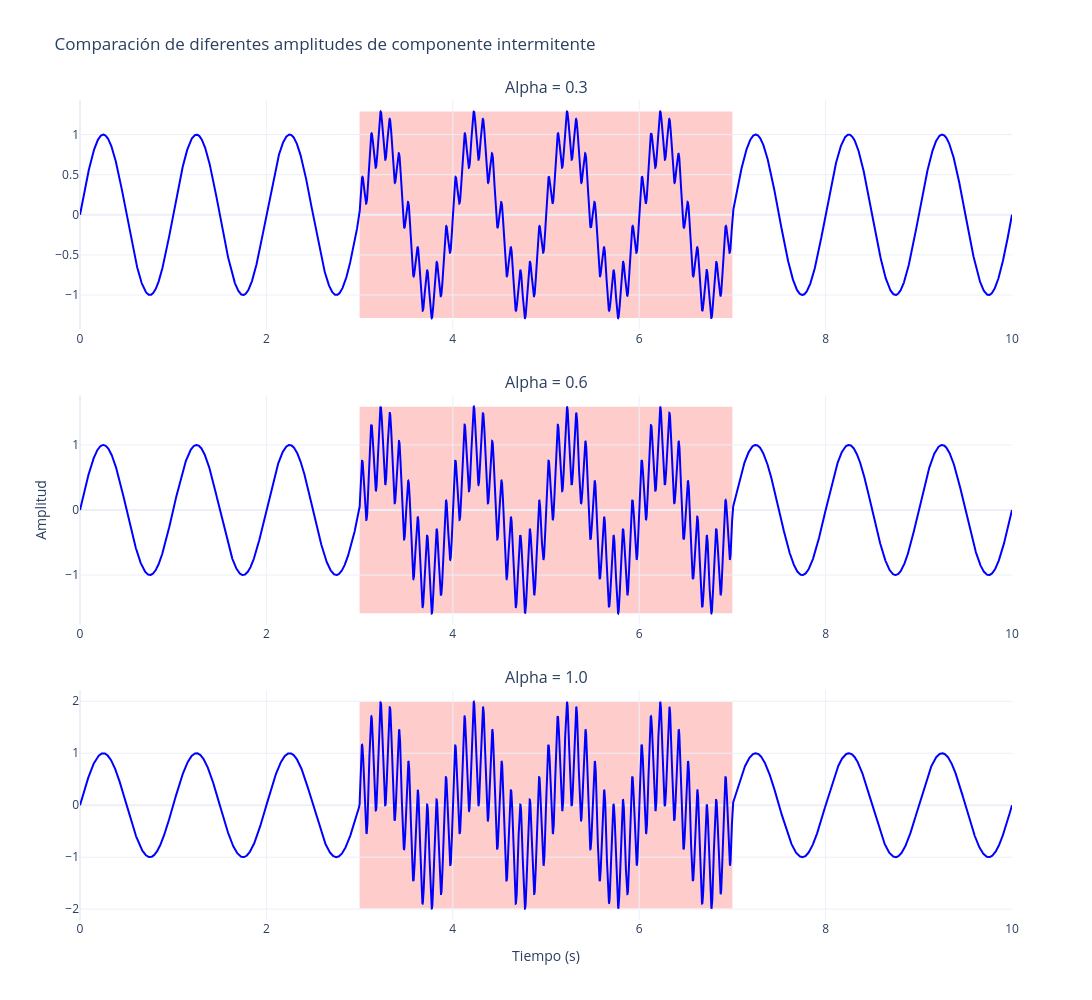

The code cell stored with this chart in its notebook:
### Code cell
# Ejemplo 3: Comparación de diferentes amplitudes de la componente intermitente
# Ejemplo 3: Comparación de diferentes amplitudes de la componente intermitente
fig = make_subplots(
    rows=3,
    cols=1,
    subplot_titles=["Alpha = 0.3", "Alpha = 0.6", "Alpha = 1.0"],
    vertical_spacing=0.08,
)

alphas = [0.3, 0.6, 1.0]
for idx, alpha in enumerate(alphas):
    t, señal = generate_mode_mixing_signal(
        f_low=1.0,
        f_high=10.0,
        alpha=alpha,
        t1=3.0,
        t2=7.0,
        duracion=10.0,
        frecuencia_muestreo=1000.0
    )
    
    # Añadir región sombreada
    fig.add_shape(
        type="rect",
        x0=3.0,
        x1=7.0,
        y0=min(señal),
        y1=max(señal),
        fillcolor="red",
        opacity=0.2,
        layer="below",
        line_width=0,
        row=idx + 1,
        col=1,
    )
    
    # Añadir la señal
    fig.add_trace(
        go.Scatter(
            x=t,
            y=señal,
            mode="lines",
            name=f"Alpha = {alpha}",
            line=dict(color="blue"),
            showlegend=False,
        ),
        row=idx + 1,
        col=1,
    )

fig.update_xaxes(title_text="Tiempo (s)", row=3, col=1)
fig.update_yaxes(title_text="Amplitud", row=2, col=1)

fig.update_layout(
    title_text="Comparación de diferentes amplitudes de componente intermitente",
    height=1000,
    width=1200,
    template="plotly_white",
    hovermode="x unified",
)

fig.show()

### Figure 1 — Plotly figure (JSON) as saved in the notebook; plotly's stock layout.template omitted (floating-point values rounded to 4 significant figures; data arrays with more than 128 entries replaced by an {"elided": "..."} marker saying what was removed)
{"data": [{"line": {"color": "blue"}, "mode": "lines", "name": "Alpha = 0.3", "showlegend": false, "type": "scatter", "x": {"elided": "10000 float values"}, "xaxis": "x", "y": {"elided": "10000 float values"}, "yaxis": "y"}, {"line": {"color": "blue"}, "mode": "lines", "name": "Alpha = 0.6", "showlegend": false, "type": "scatter", "x": {"elided": "10000 float values"}, "xaxis": "x2", "y": {"elided": "10000 float values"}, "yaxis": "y2"}, {"line": {"color": "blue"}, "mode": "lines", "name": "Alpha = 1.0", "showlegend": false, "type": "scatter", "x": {"elided": "10000 float values"}, "xaxis": "x3", "y": {"elided": "10000 float values"}, "yaxis": "y3"}], "layout": {"annotations": [{"font": {"size": 16}, "showarrow": false, "text": "Alpha = 0.3", "x": 0.5, "xanchor": "center", "xref": "paper", "y": 1, "yanchor": "bottom", "yref": "paper"}, {"font": {"size": 16}, "showarrow": false, "text": "Alpha = 0.6", "x": 0.5, "xanchor": "center", "xref": "paper", "y": 0.64, "yanchor": "bottom", "yref": "paper"}, {"font": {"size": 16}, "showarrow": false, "text": "Alpha = 1.0", "x": 0.5, "xanchor": "center", "xref": "paper", "y": 0.28, "yanchor": "bottom", "yref": "paper"}], "height": 1000, "hovermode": "x unified", "shapes": [{"fillcolor": "red", "layer": "below", "line": {"width": 0}, "opacity": 0.2, "type": "rect", "x0": 3, "x1": 7, "xref": "x", "y0": -1.288, "y1": 1.288, "yref": "y"}, {"fillcolor": "red", "layer": "below", "line": {"width": 0}, "opacity": 0.2, "type": "rect", "x0": 3, "x1": 7, "xref": "x2", "y0": -1.588, "y1": 1.588, "yref": "y2"}, {"fillcolor": "red", "layer": "below", "line": {"width": 0}, "opacity": 0.2, "type": "rect", "x0": 3, "x1": 7, "xref": "x3", "y0": -1.988, "y1": 1.988, "yref": "y3"}], "title": {"text": "Comparación de diferentes amplitudes de componente intermitente"}, "width": 1200, "xaxis": {"anchor": "y", "domain": [0, 1]}, "xaxis2": {"anchor": "y2", "domain": [0, 1]}, "xaxis3": {"anchor": "y3", "domain": [0, 1], "title": {"text": "Tiempo (s)"}}, "yaxis": {"anchor": "x", "domain": [0.72, 1]}, "yaxis2": {"anchor": "x2", "domain": [0.36, 0.64], "title": {"text": "Amplitud"}}, "yaxis3": {"anchor": "x3", "domain": [0, 0.28]}}}
